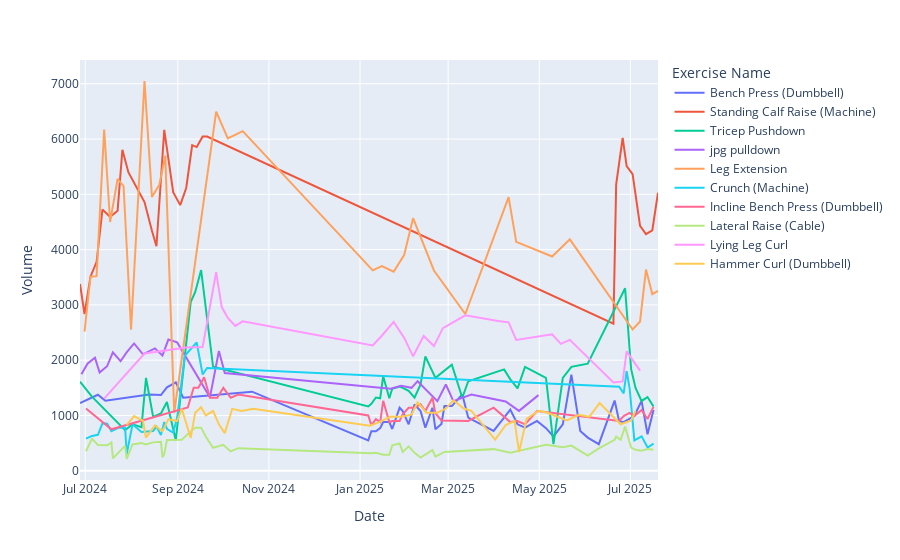

Here is the notebook cell this chart was saved with:
### Code cell
# Plot the top 10 exercises by count
av_top_exercises = (
    av_volume['Exercise Name']
    .value_counts()
    .head(10)
    .index
)
av_t10 = av_volume[av_volume['Exercise Name'].isin(av_top_exercises)]


fig = px.line(av_t10, x='Date', y='Volume', color='Exercise Name')
fig.show()
